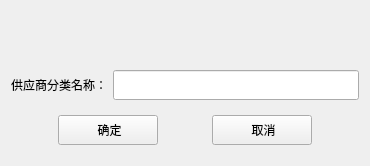
<?xml version="1.0" encoding="UTF-8"?>
<ui version="4.0">
 <class>AddType</class>
 <widget class="QWidget" name="AddType">
  <property name="geometry">
   <rect>
    <x>0</x>
    <y>0</y>
    <width>370</width>
    <height>166</height>
   </rect>
  </property>
  <property name="windowTitle">
   <string>Form</string>
  </property>
  <layout class="QVBoxLayout" name="verticalLayout">
   <item>
    <spacer name="horizontalSpacer">
     <property name="orientation">
      <enum>Qt::Horizontal</enum>
     </property>
     <property name="sizeHint" stdset="0">
      <size>
       <width>40</width>
       <height>25</height>
      </size>
     </property>
    </spacer>
   </item>
   <item>
    <spacer name="horizontalSpacer_2">
     <property name="orientation">
      <enum>Qt::Horizontal</enum>
     </property>
     <property name="sizeHint" stdset="0">
      <size>
       <width>40</width>
       <height>25</height>
      </size>
     </property>
    </spacer>
   </item>
   <item>
    <layout class="QHBoxLayout" name="horizontalLayout">
     <item>
      <widget class="QLabel" name="label">
       <property name="text">
        <string>供应商分类名称：</string>
       </property>
      </widget>
     </item>
     <item>
      <widget class="QLineEdit" name="lineEdit">
       <property name="minimumSize">
        <size>
         <width>0</width>
         <height>30</height>
        </size>
       </property>
      </widget>
     </item>
    </layout>
   </item>
   <item>
    <layout class="QHBoxLayout" name="horizontalLayout_2">
     <item>
      <spacer name="horizontalSpacer_3">
       <property name="orientation">
        <enum>Qt::Horizontal</enum>
       </property>
       <property name="sizeHint" stdset="0">
        <size>
         <width>40</width>
         <height>20</height>
        </size>
       </property>
      </spacer>
     </item>
     <item>
      <widget class="QPushButton" name="pushButtonOk">
       <property name="minimumSize">
        <size>
         <width>100</width>
         <height>30</height>
        </size>
       </property>
       <property name="styleSheet">
        <string notr="true"/>
       </property>
       <property name="text">
        <string> 确定</string>
       </property>
       <property name="icon">
        <iconset resource="../../../res.qrc">
         <normaloff>:/image/image/确认.png</normaloff>:/image/image/确认.png</iconset>
       </property>
      </widget>
     </item>
     <item>
      <spacer name="horizontalSpacer_4">
       <property name="orientation">
        <enum>Qt::Horizontal</enum>
       </property>
       <property name="sizeHint" stdset="0">
        <size>
         <width>40</width>
         <height>20</height>
        </size>
       </property>
      </spacer>
     </item>
     <item>
      <widget class="QPushButton" name="pushButtonCancel">
       <property name="minimumSize">
        <size>
         <width>100</width>
         <height>30</height>
        </size>
       </property>
       <property name="styleSheet">
        <string notr="true"/>
       </property>
       <property name="text">
        <string> 取消</string>
       </property>
       <property name="icon">
        <iconset resource="../../../res.qrc">
         <normaloff>:/image/image/cancel.png</normaloff>:/image/image/cancel.png</iconset>
       </property>
      </widget>
     </item>
     <item>
      <spacer name="horizontalSpacer_5">
       <property name="orientation">
        <enum>Qt::Horizontal</enum>
       </property>
       <property name="sizeHint" stdset="0">
        <size>
         <width>40</width>
         <height>20</height>
        </size>
       </property>
      </spacer>
     </item>
    </layout>
   </item>
  </layout>
 </widget>
 <resources>
  <include location="../../../res.qrc"/>
 </resources>
 <connections/>
</ui>
